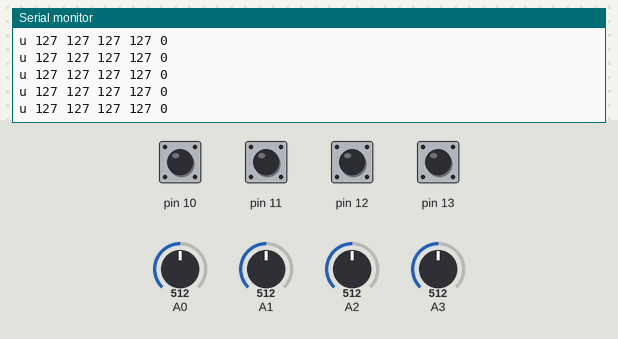
The sketch below on a simulated Arduino Uno, built with avr-gcc and run on an emulated ATmega328P. Parts: the last lines printed to the serial monitor. Inputs (shaded band) come from the test bench; at power-on: pin 10–13 HIGH, A0 = 512, A2 = 512, A3 = 512, A1 = 512.

Above: at 1.2 s.
1.3 s: A0 set to 415
At 1.47 s:
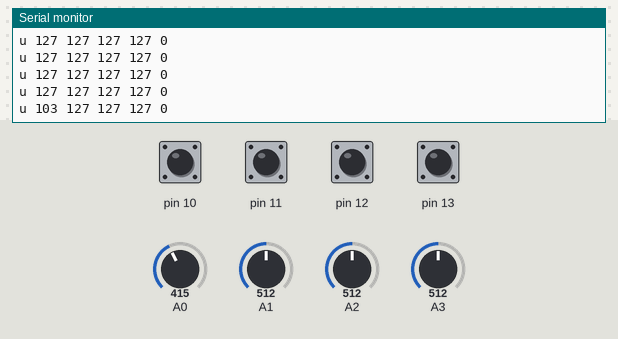
4.3 s: A0 set to 391
At 4.31 s:
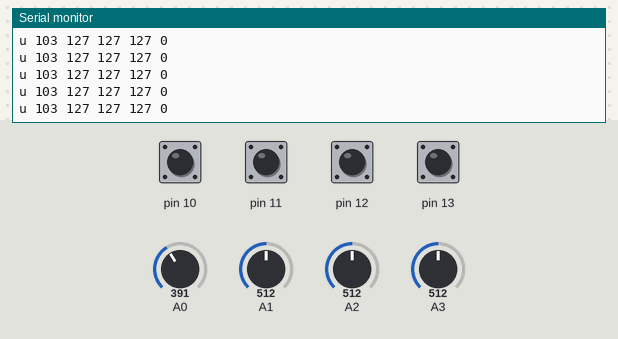
10.3 s: A2 set to 411
At 10.33 s:
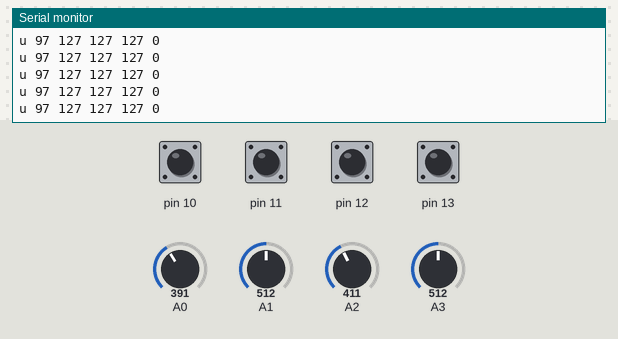
13.3 s: A2 set to 393
At 13.33 s:
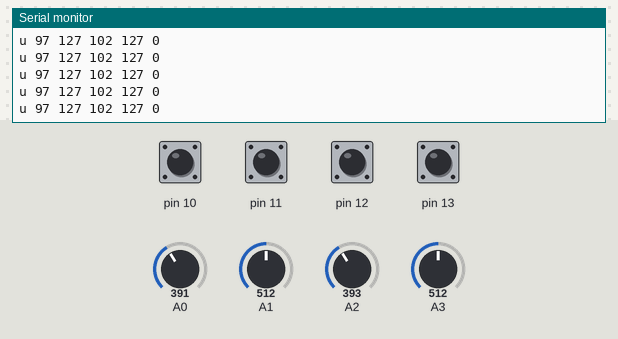
14.8 s: A3 set to 409
At 15.3 s:
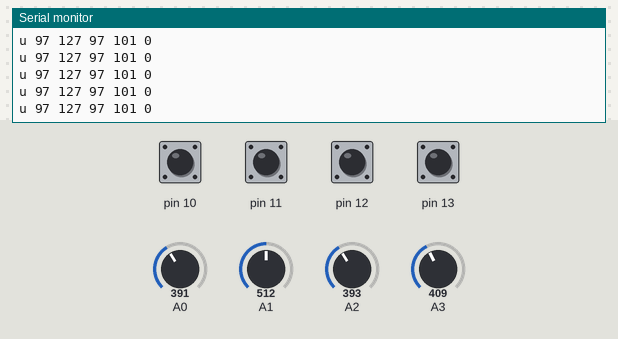
17.8 s: A3 set to 388
At 18.7 s:
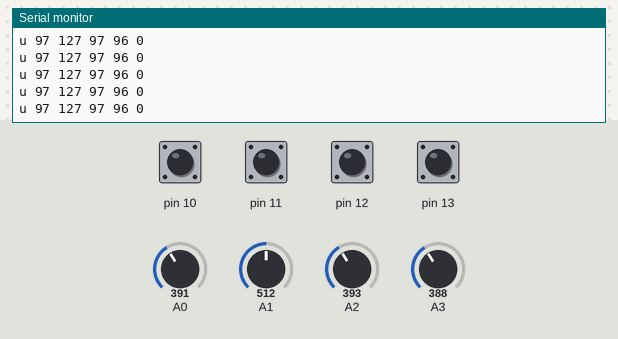
Timing chart, 0 to 20.3 s (numbered marks = the images above; inputs shaded):
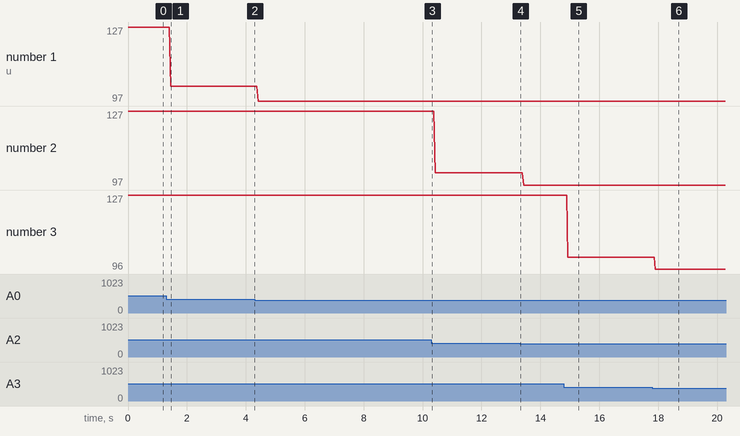

Measured:
- after the input at 1.3 s, the serial monitor: prints a new line after 0.15 s (image 1)
- after the input at 14.8 s, the serial monitor: prints a new line after 0.14 s (image 5)
- after the input at 17.8 s, the serial monitor: prints a new line after 0.11 s (image 6)
- plotted number 1: 127 → 103 after the input at 1.3 s, 103 → 97 after the input at 4.3 s
- plotted number 2: 127 → 102 after the input at 10.3 s
- plotted number 3: 127 → 101 after the input at 14.8 s, 101 → 96 after the input at 17.8 s

The sketch:

wiredcontroller.ino
```cpp
int buttonVal = 0;
void setup(){
  pinMode(10, INPUT_PULLUP);
  pinMode(11, INPUT_PULLUP);
  pinMode(12, INPUT_PULLUP);
  pinMode(13, INPUT_PULLUP);


  Serial.begin(4800);


}


void loop(){
  //read 4 analog values and switch states
  buttonVal = 0;
  Serial.print("u ");
  Serial.print(map(analogRead(A0),0,1023,0,255));
  Serial.print(" ");
  Serial.print(map(analogRead(A1),0,1023,0,255));
  Serial.print(" ");
  Serial.print(map(analogRead(A2),0,1023,0,255));
  Serial.print(" ");
  Serial.print(map(analogRead(A3),0,1023,0,255));
  Serial.print(" ");
  buttonVal |= digitalRead(10) ? 0:1;
  buttonVal |= digitalRead(11) ? 0:2;
  buttonVal |= digitalRead(12) ? 0:4;
  buttonVal |= digitalRead(13) ? 0:8;
  Serial.print(buttonVal);
  Serial.print("\r\n");
  delay(32);
}
```
